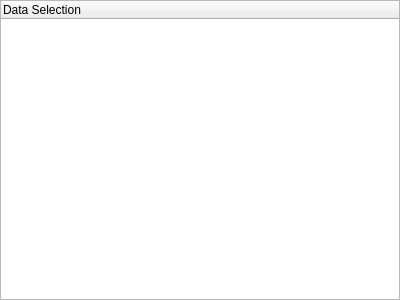
<?xml version="1.0" encoding="UTF-8"?>
<ui version="4.0">
 <class>CDAWebDataSelectorWidget</class>
 <widget class="QWidget" name="CDAWebDataSelectorWidget">
  <property name="geometry">
   <rect>
    <x>0</x>
    <y>0</y>
    <width>400</width>
    <height>300</height>
   </rect>
  </property>
  <property name="windowTitle">
   <string>Form</string>
  </property>
  <layout class="QGridLayout" name="gridLayout">
   <property name="margin">
    <number>0</number>
   </property>
   <item row="0" column="0">
    <widget class="QTreeWidget" name="treeWidget">
     <property name="alternatingRowColors">
      <bool>true</bool>
     </property>
     <column>
      <property name="text">
       <string>Data Selection</string>
      </property>
     </column>
    </widget>
   </item>
  </layout>
 </widget>
 <resources/>
 <connections/>
</ui>
